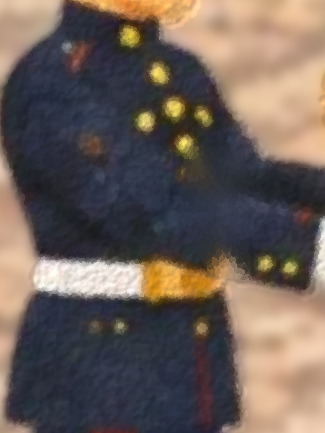
#> input picture usmap/closeup/talk/body_a.png, 325 x 433 px, given in place of body_a_q.png, which was not available
$ python fit2.py
#> lines starting #> are read from the running program, lines starting #| are printed output that depends on the picture; after the words box and inside, x2 and y2 are one past the last pixel; in counts of white or black regions, pixels touching at a corner belong together
"""Fit the round-2 heads onto the round-1 bodies, and measure the walk frames and poses for the viewer.

  qhead  three-quarter talking faces fitted onto the three-quarter body (so they can talk facing each other)
  ghead  head turns (left, front, right) fitted onto the front body (so they can glance without turning)
  walk   side walk frames: feet line, body centre line, one scale per Marine from the standing frame
  pose   wave, salute, hold present: feet line, centre line, the waving forearm's box and elbow
"""
import os, json, numpy as np, cv2
HERE = os.path.dirname(os.path.abspath(__file__)); C1 = os.path.join(HERE, 'cut'); C2 = os.path.join(HERE, 'cut2')
def rd(d, n): return cv2.imread(os.path.join(d, n + '.png'), cv2.IMREAD_UNCHANGED)
#> called with d = 'usmap/closeup/turn/cut', n = 'body_a_q'
#> returned value is the input picture: shape (433, 325, 4); mean B, G, R, A 87.8, 94.3, 106.8, 162.5
#> call 2 of rd, with d = 'usmap/closeup/turn/cut2', n = 'qface_a_smile'
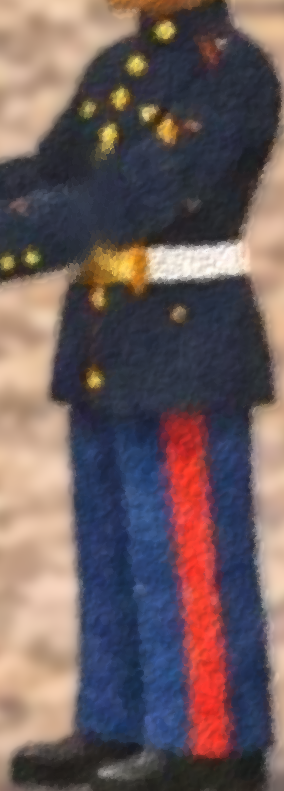
#> input picture usmap/closeup/talk/body_b.png, 284 x 791 px, given in place of qface_a_smile.png, which was not available
#> in rd, returned value is the input picture: shape (791, 284, 4); mean B, G, R, A 93.3, 92, 108.4, 88.4

def outline(a):
    rows = np.nonzero(a.any(1))[0]
    wid = np.array([np.ptp(np.nonzero(r)[0]) if r.any() else 999 for r in a])
    return rows[0], wid

def fit(body, head, name_out, frames, src_dir, out_dir):
    """Affine from a head image onto the body's own head: start from cap-top / neck scale, refine with ECC."""
#> called with name_out = 'qhead_a', src_dir = 'usmap/closeup/turn/cut2', out_dir = 'usmap/closeup/turn/../turnview2'
    ba = body[..., 3] > 128; fa = head[..., 3] > 128
#> after `ba = body[..., 3] > 128`:
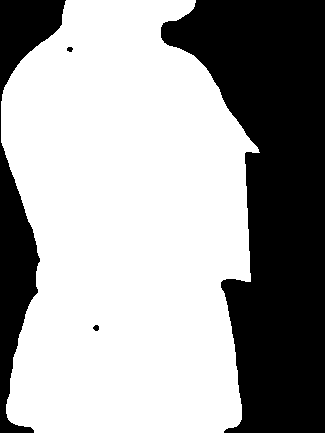
#> ba: shape (433, 325) bool; 63.7% white; 4 black regions, box (x1, y1, x2, y2) and area: (161, 0, 325, 433) 41455, (0, 0, 66, 433) 9606, (93, 325, 99, 331) 28, (67, 47, 73, 52) 24
#> after `fa = head[..., 3] > 128`: fa: shape (791, 284) bool; 34.6% white; 2 white regions, box (x1, y1, x2, y2) and area: (39, 0, 283, 409) 76958, (12, 745, 36, 789) 878
    top, wid = outline(ba); neck = top + 100 + int(np.argmin(wid[top + 100:top + 220]))
#> in outline, `rows = np.nonzero(a.any(1))[0]`: rows = 433 values from 0 to 432
#> in outline, `wid = np.array([np.ptp(np.nonzero(r)[0]) if r.any() else 999 for r in ..`: wid = 433 values, max 254 at index 147, min 100 at index 23, mean 206.2
#> after `top, wid = outline(ba)`: top = 0
#> after `neck = top + 100 + int(np.argmin(wid[top + 100:top + 220]))`: neck = 219
    ftop, fwid = outline(fa); h = fa.shape[0]
#> after `ftop, fwid = outline(fa)`: ftop = 0; fwid = 791 values, max 999 at index 409, min 0 at index 745, mean 524.9
#> after `h = fa.shape[0]`: h = 791
    fneck = int(.62 * h) + int(np.argmin(fwid[int(.62 * h):int(.92 * h)]))
#> fneck = 490
    capw = lambda wd, t, n: max(v for v in wd[t:t + int(.45 * (n - t))] if v < 999)
    s = capw(wid, top, neck) / capw(fwid, ftop, fneck)            # the cap brim is the same object in both drawings
#> s = 0.932
    fc = np.nonzero(fa[ftop:ftop + 25].any(0))[0].mean(); bc = np.nonzero(ba[top:top + 25].any(0))[0].mean()
#> after `fc = np.nonzero(fa[ftop:ftop + 25].any(0))[0].mean()`: fc = 169.5
#> after `bc = np.nonzero(ba[top:top + 25].any(0))[0].mean()`: bc = 128.5
    warp = np.array([[s, 0, bc - s * fc], [0, s, top - s * ftop]], np.float32)
#> warp = [[0.932, 0, -29.46], [0, 0.932, 0]]
    g1 = cv2.GaussianBlur(cv2.cvtColor(body[..., :3], cv2.COLOR_BGR2GRAY), (0, 0), 2).astype(np.float32)
    g2 = cv2.GaussianBlur(cv2.cvtColor(head[..., :3], cv2.COLOR_BGR2GRAY), (0, 0), 1.2).astype(np.float32)
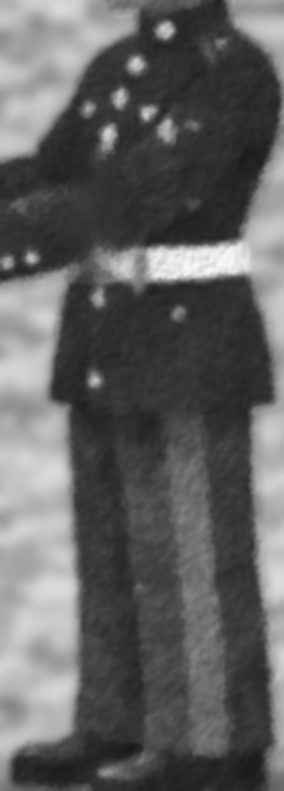
#> g2: shape (791, 284) float32; min 26, max 249, mean 97.1
    fm = np.zeros(g2.shape, np.uint8); fm[:fneck + 6] = 1; fm &= fa.astype(np.uint8)   # this OpenCV masks the input image
#> after `fm &= fa.astype(np.uint8)`:
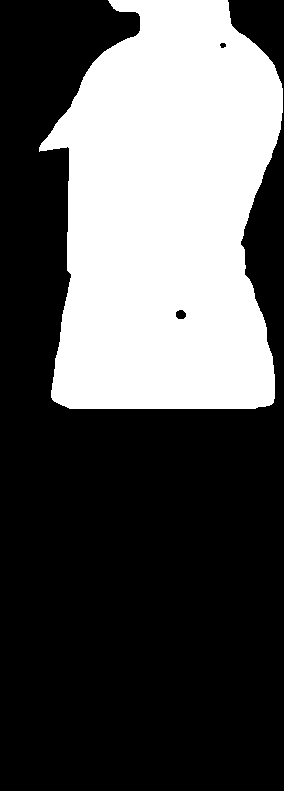
#> fm: shape (791, 284); values 0 (black) and 1 (white), 34.3% white; 1 white region, box (x1, y1, x2, y2) and area: (39, 0, 283, 409) 76958
    inv = cv2.invertAffineTransform(warp).astype(np.float32)
#> inv = [[1.07, 0, 31.61], [0, 1.07, 0]]
    ok = True
    try:
        _, inv2 = cv2.findTransformECC(g1, g2, inv, cv2.MOTION_AFFINE, (cv2.TERM_CRITERIA_EPS | cv2.TERM_CRITERIA_COUNT, 300, 1e-6), fm, 5)
        w2 = cv2.invertAffineTransform(inv2)
        if abs(w2[0, 0] / s - 1) < .2 and abs(w2[1, 1] / s - 1) < .2 and abs(w2[0, 2] - warp[0, 2]) < 25: warp = w2
        else: ok = False; print('ecc rejected', np.round(w2, 2).tolist(), round(s, 3))
    except cv2.error as e: ok = False; print('ecc error', str(e)[-80:])
    H, W = body.shape[:2]; y0, y1 = max(0, top - 30), neck + 40
#> after `H, W = body.shape[:2]`: H = 433; W = 325
#> after `y0, y1 = (max(0, top - 30), neck + 40)`: y0 = 0; y1 = 259
    yy = np.arange(H)[:, None].astype(np.float32); fade = np.clip((neck + 18 - yy) / 14, 0, 1)
#> after `yy = np.arange(H)[:, None].astype(np.float32)`: yy = 433 values from 0 to 432
#> after `fade = np.clip((neck + 18 - yy) / 14, 0, 1)`: fade = 433 values, max 1 at index 0, min 0 at index 237, mean 0.532
    files = []
    for f in frames:
        im = rd(src_dir, f)
        w = cv2.warpAffine(im, warp, (W, H), flags=cv2.INTER_CUBIC, borderMode=cv2.BORDER_CONSTANT, borderValue=0)
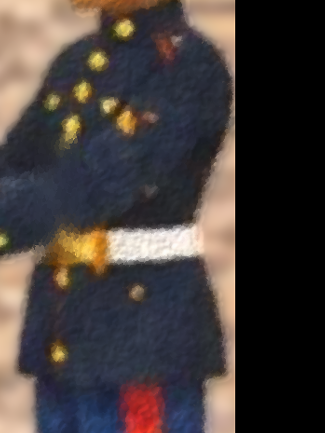
#> w: shape (433, 325, 4); mean B, G, R, A 58.8, 60.4, 68.1, 121.1
        a = w[..., 3].astype(np.float32) * fade[:, 0][:, None]
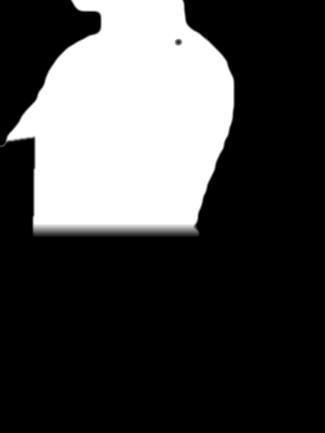
#> a: shape (433, 325) float32; min 0, max 255, mean 70
        crop = np.dstack([w[y0:y1, :, :3], a[y0:y1].astype(np.uint8)])
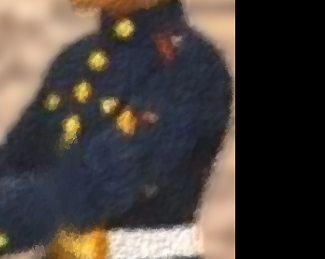
#> crop: shape (259, 325, 4); mean B, G, R, A 59.6, 64.1, 71.7, 117
        nm = f'{name_out}_{f.split("_")[-1]}.png'; cv2.imwrite(os.path.join(out_dir, nm), crop); files.append(nm)
#> after `nm = f"{name_out}_{f.split('_')[-1]}.png"`: nm = 'qhead_a_smile.png'
    first = cv2.imread(os.path.join(out_dir, files[0]), cv2.IMREAD_UNCHANGED).astype(np.float32); al = first[..., 3:] / 255
    comp = body[y0:y1, :, :3].astype(np.float32) * (1 - al) + first[..., :3] * al
    return dict(y=int(y0), frames=files, ecc=ok), np.concatenate([body[y0:y1, :, :3], comp.astype(np.uint8)], 1)

OUT = os.path.join(HERE, '..', 'turnview2'); os.makedirs(OUT, exist_ok=True)
res = dict(qhead={}, ghead={}, walk={}, pose={})
checks = []
for who in 'ab':
#> (the run stopped early here; a loop or call above may not have finished)
